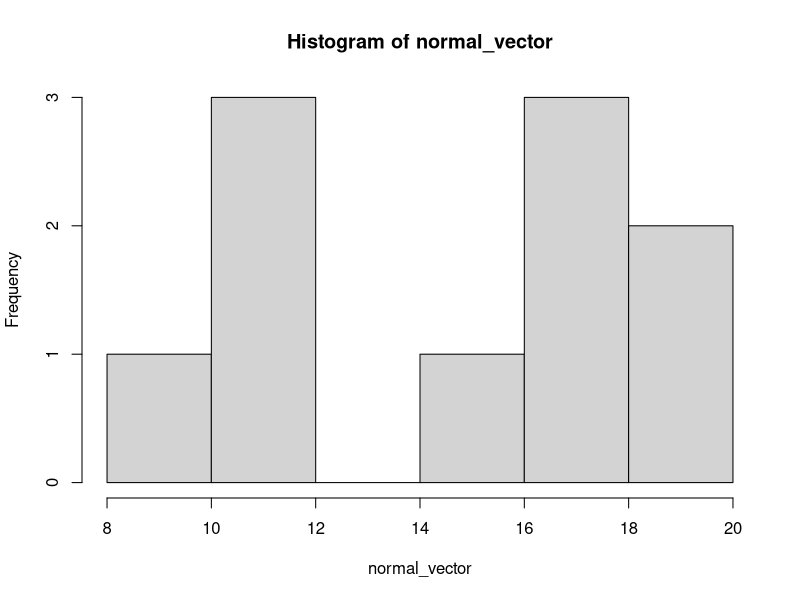
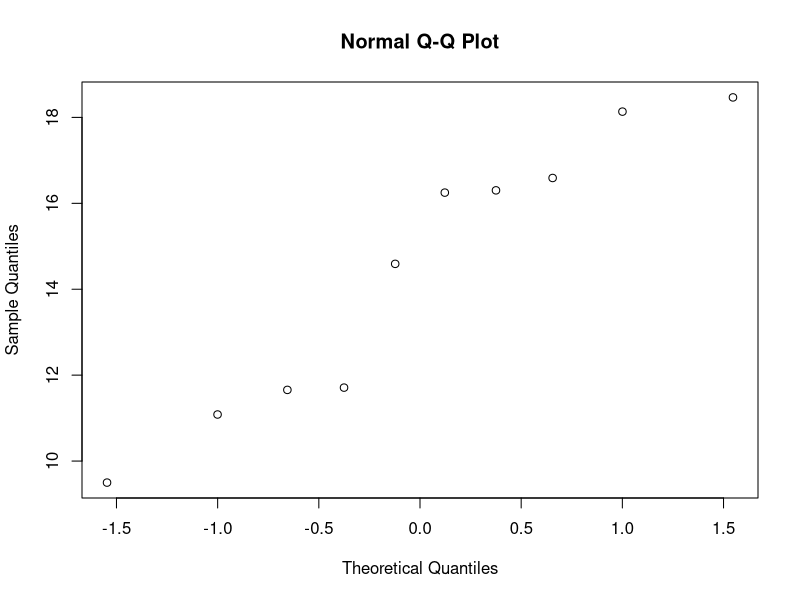

Here is the R script that generated these plots, in order:
# Ching Zhang | 68167998
## Question 1
# 1a)
normal_vector <- rnorm(n = 10, mean = 15, sd = 3)

# 1b)
hist(normal_vector)

# 1c)
qqnorm(normal_vector)

